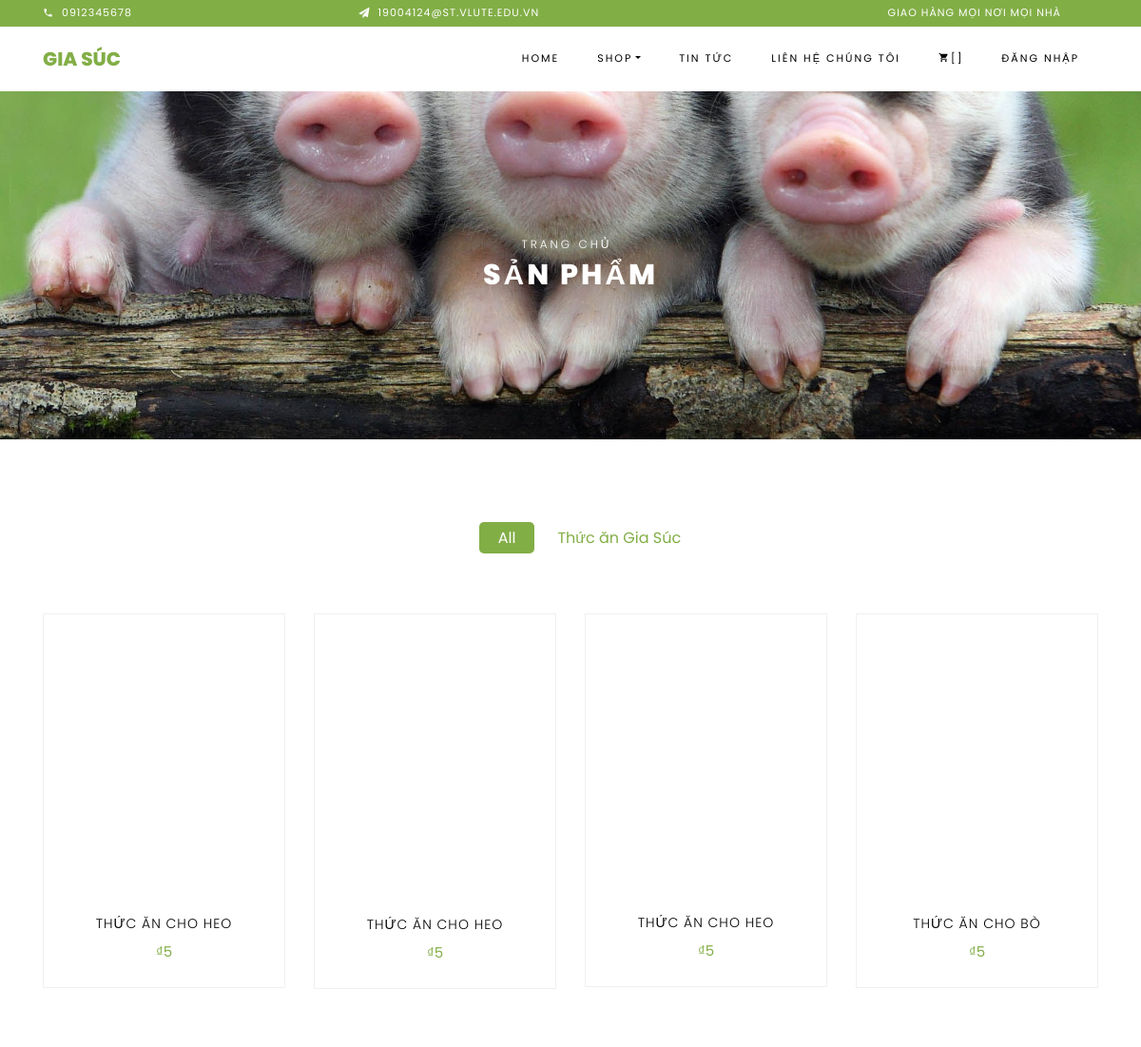
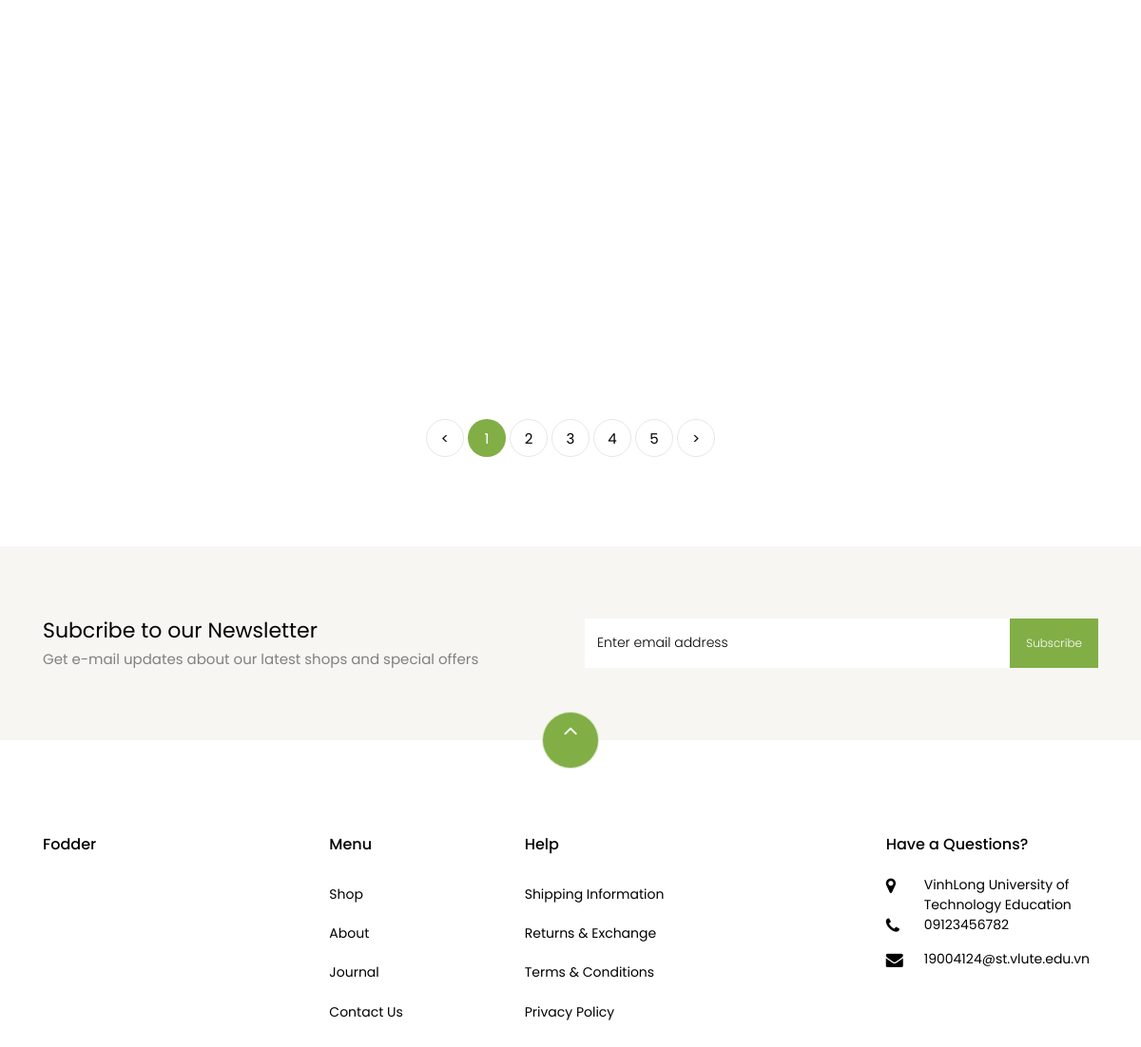
The app's page /shop/ with its own data (2 pictures, top to bottom).
### shop/models.py (models this page shows, shortened)
class Category(models.Model):
    name = models.CharField(max_length=30)
    photo = models.ImageField(upload_to='products_category')
    date = models.DateTimeField(auto_now_add=True)

class Product(models.Model):
    name = models.CharField(max_length=100)
    photo = models.ImageField(upload_to='products')
    price = models.IntegerField()
    details = models.TextField()
    category = models.ForeignKey(Category, on_delete=models.CASCADE)
    author = models.ForeignKey(AuthorProfile, on_delete=models.CASCADE)
    is_draft = models.BooleanField(default=False)
    date = models.DateTimeField(auto_now_add=True)
    inventory = models.IntegerField(default=1)

### shop/views.py (the view)
# urls.py: path('', views.shop_page, name='shop'),
def shop_page(request):
    category = Category.objects.all()
    products = Product.objects.filter(is_draft=False)
    context = {
        'category': category,
        'products': products
    }
    return render(request, 'shop/shop.html', context)

### templates/shop/shop.html (shortened to what this page needs)
{% extends 'base/base.html' %}
{% load static %}
{% block content %}
    <div class="hero-wrap hero-bread" style="background-image: url({% static 'images/anhbia3.jpg' %});">
      <div class="container">
        <div class="row no-gutters slider-text align-items-center justify-content-center">
          <div class="col-md-9 ftco-animate text-center">
          	<p class="breadcrumbs"><span class="mr-2"><a href="{% url 'home' %}">Trang chủ</a></span> </p>
            <h1 class="mb-0 bread">Sản phẩm</h1>
          </div>
        </div>
      </div>
    </div>
    <section class="ftco-section">
    	<div class="container">
    		<div class="row justify-content-center">
    			<div class="col-md-10 mb-5 text-center">
    				<ul class="product-category">
    					<li><a href="#" class="active">All</a></li>
              {% for ctg in category %}
    					<li><a href="#">{{ ctg.name }}</a></li>
              {% endfor %}
    				</ul>
    			</div>
    		</div>
    		<div class="row">
          {% if products %}
          {% for product in products %}
    			<div class="col-md-6 col-lg-3 ftco-animate">
    				<div class="product">
    					<a href="{% url 'product-details' product.id %}" class="img-prod"><img class="img-fluid" src="{{ product.photo.url }}" alt="Colorlib Template">
    					</a>
    					<div class="text py-3 pb-4 px-3 text-center">
    						<h3><a href="{% url 'product-details' product.id %}">{{ product.name }}</a></h3>
    						<div class="d-flex">
    							<div class="pricing">
		    						<p class="price"><span>₫{{ product.price }}</span></p>
		    					</div>
	    					</div>
    					</div>
    				</div>
    			</div>
          {% endfor %}
          {% else %}
          <p>There is No Product Here!</p>
          {% endif %}
    		</div>
    		<div class="row mt-5">
          <div class="col text-center">
            <div class="block-27">
              <ul>
                <li><a href="#">&lt;</a></li>
                <li class="active"><span>1</span></li>
                <li><a href="#">2</a></li>
                <li><a href="#">3</a></li>
                <li><a href="#">4</a></li>
                <li><a href="#">5</a></li>
                <li><a href="#">&gt;</a></li>
              </ul>
            </div>
          </div>
        </div>
    	</div>
    </section>
		<section class="ftco-section ftco-no-pt ftco-no-pb py-5 bg-light">
      <div class="container py-4">
        <div class="row d-flex justify-content-center py-5">
          <div class="col-md-6">
          	<h2 style="font-size: 22px;" class="mb-0">Subcribe to our Newsletter</h2>
          	<span>Get e-mail updates about our latest shops and special offers</span>
          </div>
          <div class="col-md-6 d-flex align-items-center">
            <form action="#" class="subscribe-form">
              <div class="form-group d-flex">
                <input type="text" class="form-control" placeholder="Enter email address">
                <input type="submit" value="Subscribe" class="submit px-3">
              </div>
            </form>
          </div>
        </div>
      </div>
    </section>
{% endblock %}

### records on screen
Category: name "Thức ăn Gia Súc"
Product: name "THỨC ĂN CHO HEO", price "5"
Product: name "THỨC ĂN CHO HEO", price "5"
Product: name "THỨC ĂN CHO HEO", price "5"
Product: name "THỨC ĂN CHO BÒ", price "5"
